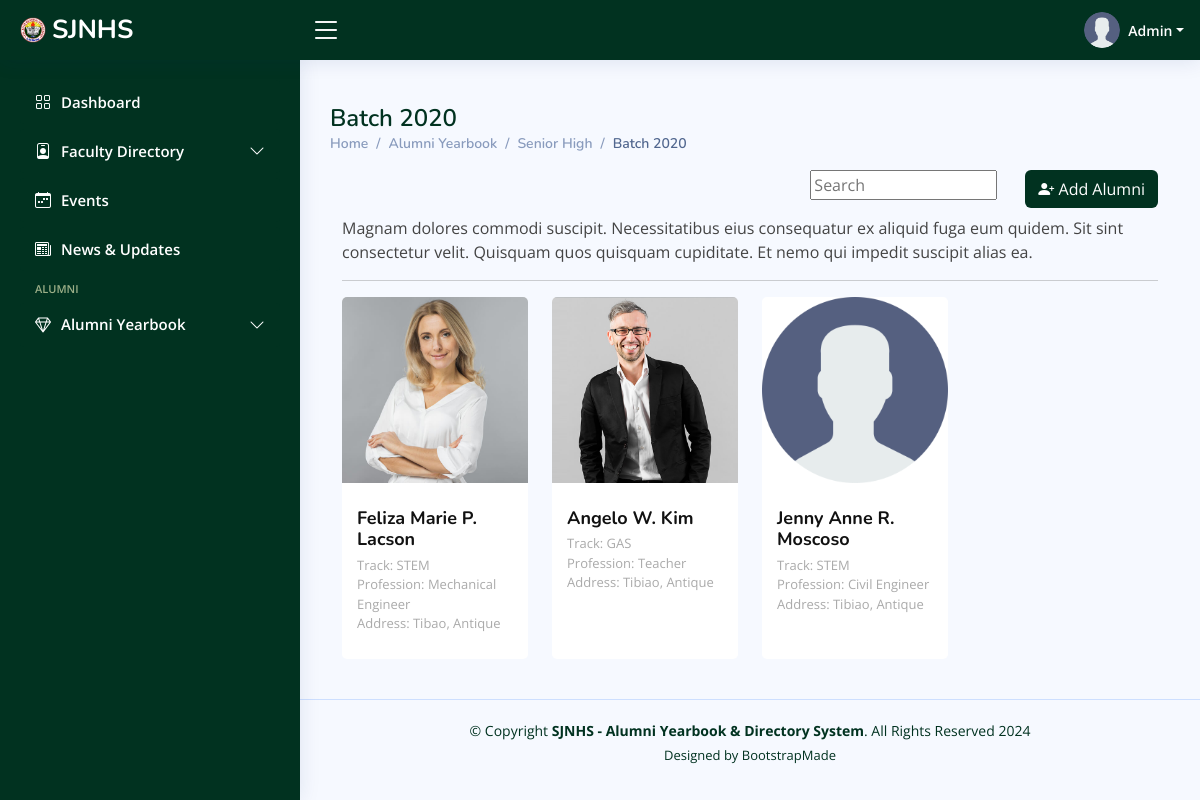
The page /admin/alumni-shs-view.php?batch=2020 (signed in) on the database its author committed.
### tables this page shows
CREATE TABLE `alumni_shs` (
  `id` int(11) NOT NULL,
  `alumni_id` varchar(255) NOT NULL,
  `firstname` varchar(255) NOT NULL,
  `middlename` varchar(255) NOT NULL,
  `lastname` varchar(255) NOT NULL,
  `email` varchar(255) NOT NULL,
  `password` varchar(255) NOT NULL,
  `phone_num` varchar(255) NOT NULL,
  `year_graduated` year(4) NOT NULL,
  `section` varchar(100) NOT NULL,
  `track` varchar(255) NOT NULL,
  `profession` varchar(255) NOT NULL,
  `current_company_bus` varchar(255) NOT NULL,
  `marital_stat` varchar(255) NOT NULL,
  `address` varchar(255) NOT NULL,
  `profile_picture` varchar(255) NOT NULL,
  `user_status` varchar(255) NOT NULL,
  `is_online` tinyint(1) NOT NULL DEFAULT 0 COMMENT '0=false, 1=true',
  `date_created` timestamp NOT NULL DEFAULT current_timestamp()
);

### admin/alumni-shs-view.php (the view, shortened to what this page needs)
<?php
include_once 'includes/header.php';
include_once 'includes/conn.php';
include_once 'includes/sidebar.php';
?>
<main id="main" class="main">
    <div class="pagetitle">
        <h1>Batch <?php echo isset($_GET['batch']) ? $_GET['batch'] : ''; ?></h1>
        <nav>
            <ol class="breadcrumb">
                <li class="breadcrumb-item"><a href="dashboard.php">Home</a></li>
                <li class="breadcrumb-item">Alumni Yearbook</li>
                <li class="breadcrumb-item"><a href="juniorhs-alumni.php">Senior High</a></li>
                <li class="breadcrumb-item active">Batch <?php echo isset($_GET['batch']) ? $_GET['batch'] : ''; ?></li>
            </ol>
        </nav>
    </div>
    <section class="section dashboard">
        <div class="row">
            <div class="col-lg-12">
                <div id="user" class="user">
                    <div class="container" data-aos="fade-up">
                        <div class="section-title">
                            <div class="d-grid gap-2 d-md-flex justify-content-md-end mb-2">
                                <div class="search-bar">
                                    <input type="text" name="query" id="search" placeholder="Search"
                                        title="Enter search keyword">
                                </div>
                                <button class="btn text-white" style="background-color:#013220" type="button"
                                    data-bs-toggle="modal" data-bs-target="#addfaculty"><i
                                        class="bi bi-person-plus-fill"></i> Add Alumni
                                </button>
                            </div>
                            <p>Magnam dolores commodi suscipit. Necessitatibus eius consequatur ex aliquid fuga eum
                                quidem. Sit sint consectetur velit. Quisquam quos quisquam cupiditate. Et nemo qui
                                impedit suscipit alias ea.</p>
                            <hr>
                        </div>
                        <div class="row">
                            <?php
                            $sql = "SELECT * FROM alumni_shs WHERE `year_graduated` = '$_GET[batch]'";
                            $result = mysqli_query($conn, $sql);
                            if (mysqli_num_rows($result) > 0) {
                                while ($row = mysqli_fetch_assoc($result)) {
                                    $middlenameInitial = substr($row['middlename'], 0, 1);
                            ?>
                            <div class="col-lg-3 col-md-6 col-6 d-flex align-items-stretch">
                                <div class="member" data-aos="fade-up" data-aos-delay="100">
                                    <div class="member-img">
                                        <img src="<?php echo ($row['profile_picture'] == null) ? "assets/img/user.png" :  $src . $row['profile_picture'];  ?>"
                                            class="img-fluid" alt="">
                                    </div>
                                    <div class="member-info">
                                        <h4><?php echo $row['firstname'] . " " . $middlenameInitial . ". " . $row['lastname']; ?>
                                        </h4>
                                        <span><?php echo "Track: " . $row['track']; ?></span>
                                        <span><?php echo "Profession: " . $row['profession']; ?></span>
                                        <span><?php echo "Address: " . $row['address']; ?></span>
                                    </div>
                                </div>
                            </div>
                            <?php
                                }
                            } else {
                                echo "No alumni members found.";
                            }
                            ?>
                        </div>
                    </div>
                </div>
            </div>
        </div>
    </section>
</main>
<?php
include_once 'includes/footer.php';
?>

### admin/assets/css/style.css (style rules this page uses)
:root { scroll-behavior: smooth; }
body { font-family: "Open Sans", sans-serif; background: #f6f9ff; color: #444444; }
a { color: #013220; text-decoration: none; }
h1, h2, h3, h4, h5, h6 { font-family: "Nunito", sans-serif; }
#main { margin-top: 60px; padding: 20px 30px; transition: all 0.3s; }
.pagetitle { margin-bottom: 10px; }
.pagetitle h1 { font-size: 24px; margin-bottom: 0; font-weight: 600; color: #013220; }
.breadcrumb { font-size: 14px; font-family: "Nunito", sans-serif; color: #899bbd; font-weight: 600; }
.breadcrumb a { color: #899bbd; transition: 0.3s; }
.breadcrumb .breadcrumb-item::before { color: #899bbd; }
.breadcrumb .active { color: #51678f; font-weight: 600; }
.search-bar { min-width: 150px; padding: 0 20px; }
@media (min-width: 1200px) { #main, #footer { margin-left: 300px; } }
.user .member { margin-bottom: 20px; overflow: hidden; border-radius: 5px; background: #fff; position: relative; }
.user .member .member-img { position: relative; overflow: hidden; }
.user .member .member-info { padding: 25px 15px; }
.user .member .member-info h4 { font-weight: 700; margin-bottom: 5px; font-size: 18px; color: #111111; }
.user .member .member-info span { display: block; font-size: 13px; font-weight: 400; color: #aaaaaa; }

### rows shown on the page
alumni_shs: profile_picture (picture), firstname "Feliza Marie", middlename "P", lastname "Lacson", track "STEM", profession "Mechanical Engineer", address "Tibao, Antique"
alumni_shs: profile_picture (picture), firstname "Angelo", middlename "W", lastname "Kim", track "GAS", profession "Teacher", address "Tibiao, Antique"
alumni_shs: firstname "Jenny Anne", middlename "R", lastname "Moscoso", track "STEM", profession "Civil Engineer", address "Tibiao, Antique"

### other values the page prints
$_GET['batch'] "2020"
